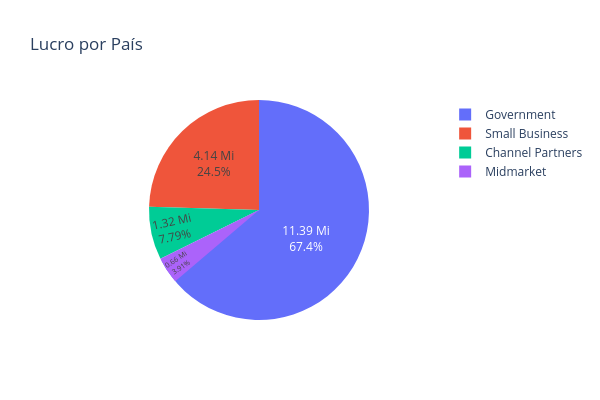

Notebook cell for this chart:
### Code cell
df_sum_profit_segment = (
    df_financial.groupby('Segment').sum('Profit').reset_index()
    .assign(formated_profit_sum=lambda x: x['Profit'].apply(lambda x: f"{(x / 1_000_000):.2f} Mi")).reset_index(drop=True)
)

fig_sum_profit_segment = px.pie(df_sum_profit_segment, 
             names='Segment',      
             values='Profit',          
             title='Lucro por País',
             hole=0).update_traces(
   text=df_sum_profit_segment['formated_profit_sum'],
   textinfo='percent+text', textposition='inside').update_layout(width=600,height=400).show()

### Figure 1 — Plotly figure (JSON) as saved in the notebook; plotly's stock layout.template omitted (floating-point values rounded to 4 significant figures)
{"data": [{"domain": {"x": [0, 1], "y": [0, 1]}, "hole": 0, "hovertemplate": "Segment=%{label}<br>Profit=%{value}<extra></extra>", "labels": ["Channel Partners", "Enterprise", "Government", "Midmarket", "Small Business"], "legendgroup": "", "name": "", "showlegend": true, "text": ["1.32 Mi", "-0.61 Mi", "11.39 Mi", "0.66 Mi", "4.14 Mi"], "textinfo": "percent+text", "textposition": "inside", "type": "pie", "values": [1317000.0, -614500.0, 11390000.0, 660100.0, 4143000.0]}], "layout": {"height": 400, "legend": {"tracegroupgap": 0}, "title": {"text": "Lucro por País"}, "width": 600}}
